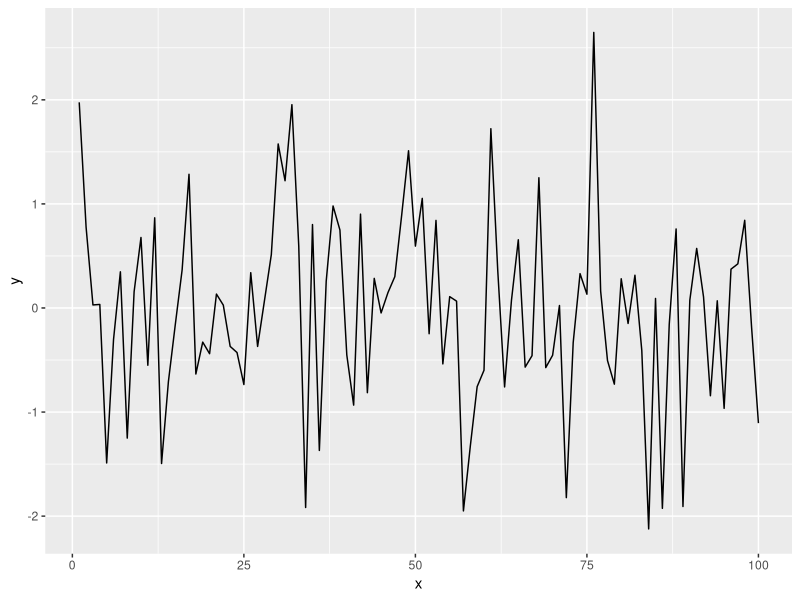

Source code (R):
## ---- chunk 1
library(tidyverse)
## ---- chunk 2
x = seq(1:100)
y = rnorm(100)
dat = data.frame(x, y)
ggplot(dat, aes(x = x, y = y)) +
geom_line()

